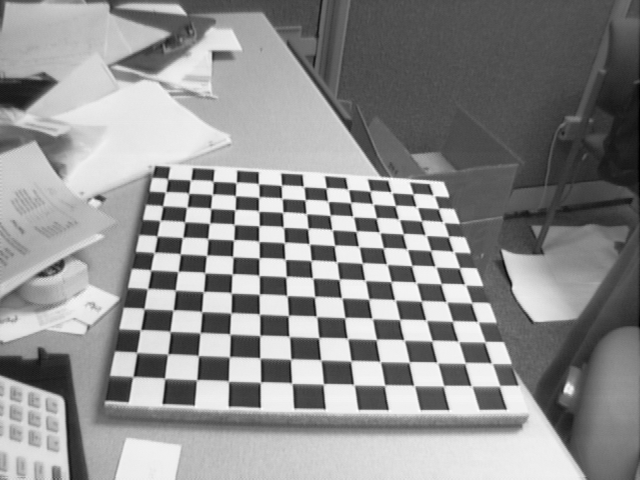
#> input picture assignment_05/2/Checkerboard Images/Image1.tif, 640 x 480 px
$ jupyter execute --allow-errors homography_estimation.ipynb
#> lines starting #> are read from the running program, lines starting #| are printed output that depends on the picture; after the words box and inside, x2 and y2 are one past the last pixel; in counts of white or black regions, pixels touching at a corner belong together
[cell 1]
import cv2
import os
import numpy as np
import matplotlib.pyplot as plt

[cell 2]
def get_corners_of_images_with_match(first_img, second_img, pattern_size_cartesian):
    # find the max pattern size for both images
    first_img_max_pattern, second_img_max_pattern = None, None
    first_img_corners, second_img_corners = None, None
    for pattern_size in pattern_size_cartesian:
        first_ret, first_corners = cv2.findChessboardCorners(first_img, pattern_size, None)
        second_ret, second_corners = cv2.findChessboardCorners(second_img, pattern_size, None)
        if first_ret:
            first_img_max_pattern = pattern_size
            first_img_corners = first_corners

        if second_ret:
            second_img_max_pattern = pattern_size
            second_img_corners = second_corners

        if first_ret and second_ret:
            break
    return first_img_max_pattern, first_img_corners, second_img_max_pattern, second_img_corners

def plot_found_corners(first_img, first_img_max_pattern, first_img_corners, second_img, second_img_max_pattern, second_img_corners):
    first_rgb = cv2.cvtColor(first_img, cv2.COLOR_GRAY2RGB)
    first_rgb = cv2.drawChessboardCorners(first_rgb, first_img_max_pattern, first_img_corners, True)
    plt.figure(figsize=(5, 5))
    plt.imshow(first_rgb)

    second_rgb = cv2.cvtColor(second_img, cv2.COLOR_GRAY2RGB)
    second_rgb = cv2.drawChessboardCorners(second_rgb, second_img_max_pattern, second_img_corners, True)
    plt.figure(figsize=(5, 5))
    plt.imshow(second_rgb)

def get_homography(first_corner_matrix, second_corner_matrix):
    first_corner_matrix_third = np.ones((first_corner_matrix.shape[0], 1))
    first_corner_matrix_third = np.concatenate([first_corner_matrix, first_corner_matrix_third], axis=1)
    resulting_point_matrix = np.zeros((first_corner_matrix_third.shape[0] * 2, 9))
    for idx, first_corner_elem in enumerate(first_corner_matrix_third):
        first_piece = np.kron(first_corner_elem, np.eye(2))
        second_piece = np.stack([first_corner_elem * second_corner_matrix[idx][0], first_corner_elem * second_corner_matrix[idx][1]])
        piece = np.concatenate([first_piece, second_piece], axis=1)
        resulting_point_matrix[(2 * idx):(2 * (idx + 1)), :] = piece
    eig_vals, eig_vec = np.linalg.eig(resulting_point_matrix.T @ resulting_point_matrix)
    min_idx = np.argmin(eig_vals)
    vectorized_estimation = eig_vec[:, min_idx]
    estimation = vectorized_estimation.reshape((3, 3))
    return estimation

[cell 3]
cartesian = []
for col in range(10, 15):
    for row in range(10, 15):
        cartesian.append((col, row))

[cell 4]
first_path = os.path.join('.', 'Checkerboard Images', 'Image1.tif')
second_path = os.path.join('.', 'Checkerboard Images', 'Image9.tif')
first_img_data = cv2.imread(first_path, cv2.IMREAD_GRAYSCALE)
#> first_img_data is the input picture: shape (480, 640); min 1, max 254, mean 142.9
second_img_data = cv2.imread(second_path, cv2.IMREAD_GRAYSCALE)
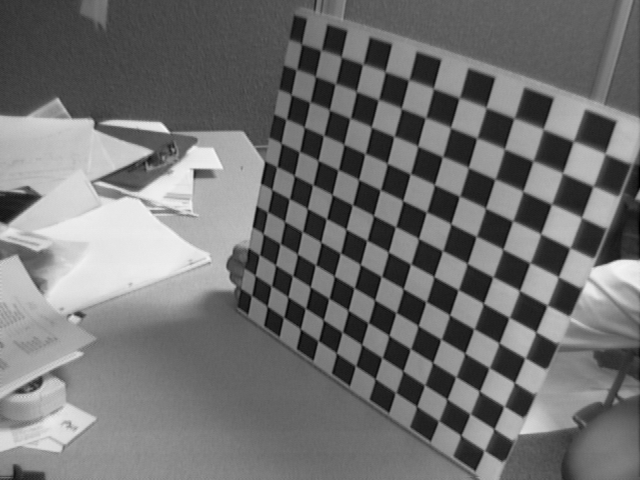
#> input picture assignment_05/2/Checkerboard Images/Image9.tif, 640 x 480 px
#> second_img_data is the input picture: shape (480, 640); min 1, max 248, mean 113.4
first_pattern, first_corner, second_pattern, second_corner = get_corners_of_images_with_match(first_img_data, second_img_data, cartesian)
#> the loop in get_corners_of_images_with_match, `for pattern_size in pattern_size_cartesian:` made 25 passes
#> (first_ret, second_ret) on passes 1 to 12: (False, False), (False, False), (True, False), (False, False), (False, False), (False, False), (False, False), (True, False), (False, False), (False, False), (True, False), (True, False)
#> first_pattern = (12, 12); first_corner = 144 rows, first 8: [167.6, 178.8], [190.9, 179.8], [213.4, 182], [236.1, 182.7], [258.3, 183.7], [281.2, 185.8], [303.1, 186.5], [326.2, 187.8]; second_pattern = (13, 12); second_corner = 156 rows, first 8: [300.9, 44.91], [320.5, 51.66], [340.9, 57.42], [363, 64], [384.8, 71.95], [408.4, 80.6], [433.1, 88.66], [459.5, 97.5]

[cell 5]
plot_found_corners(first_img_data, first_pattern, first_corner, second_img_data, second_pattern, second_corner)
#> in plot_found_corners, `first_rgb = cv2.drawChessboardCorners(first_rgb, first_img_max_pattern..`:
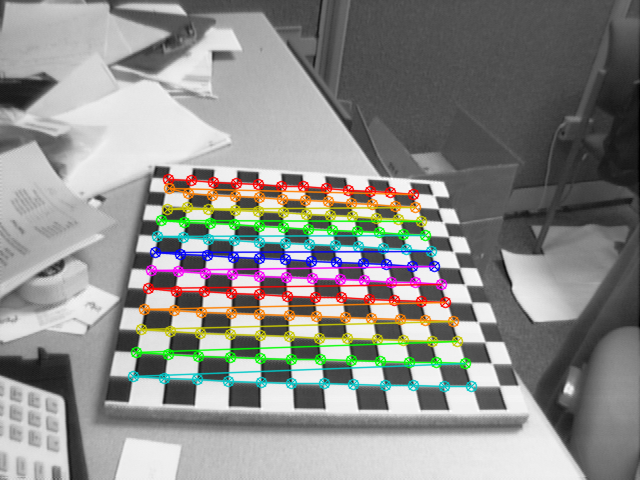
#> first_rgb: shape (480, 640, 3); 9.41% of pixels changed, all inside (x1, y1, x2, y2) = (127, 173, 478, 393)

[cell 6]
# based on the resulting plots there should be some corrections between corners for them to match
# remove unnecessary dimension
first_corner = first_corner.squeeze()
#> first_corner = 144 pairs, first value 133.2 to 470.6, second value 178.8 to 385.8
second_corner = second_corner.squeeze()
#> second_corner = 156 pairs, first value 255 to 604.7, second value 44.91 to 450.7

# split them into groups
first_corner_list = np.split(first_corner, list(first_pattern)[1])
#> first_corner_list = 12 point arrays, longest 12 points
second_corner_list = np.split(second_corner, list(second_pattern)[1])
#> second_corner_list = 12 point arrays, longest 13 points

[cell 7]
second_corner_list = [x[1:-1] for x in second_corner_list]
#> second_corner_list = 12 point arrays, longest 11 points
second_corner_list_rearranged = []
for reverse_idx in range((second_pattern[0] - 2) - 1, -1, -1):
    rearranged_column = np.stack([x[reverse_idx] for x in second_corner_list])
    second_corner_list_rearranged.append(rearranged_column)
#> after the loop, second_corner_list_rearranged = 11 point arrays, longest 12 points
second_corner = np.concatenate(second_corner_list_rearranged)
#> second_corner = 132 pairs, first value 266.8 to 572.9, second value 51.66 to 435.3
second_pattern = (second_pattern[1], second_pattern[0] - 2)
#> second_pattern = (12, 11)

[cell 8]
plot_found_corners(first_img_data, first_pattern, first_corner[:, np.newaxis, :], second_img_data, second_pattern, second_corner[:, np.newaxis, :])
#> call 2 of plot_found_corners, with first_img_max_pattern = (12, 12), first_img_corners = array of shape (144, 1, 2), second_img_max_pattern = (12, 11), second_img_corners = array of shape (132, 1, 2)
#> in plot_found_corners (call 2), `second_rgb = cv2.drawChessboardCorners(second_rgb, second_img_max_patt..`:
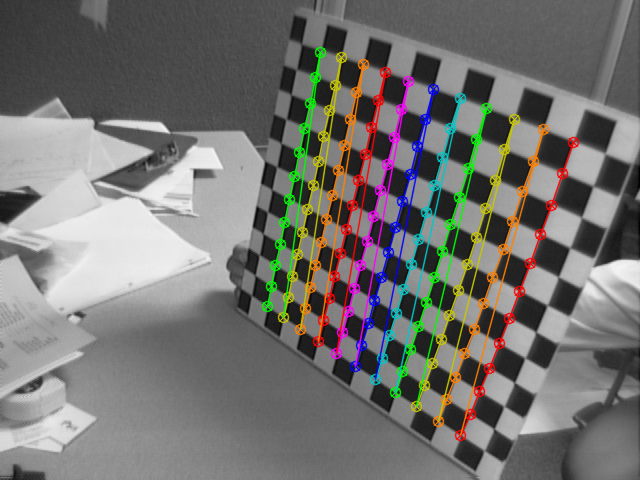
#> second_rgb: shape (480, 640, 3); mean B, G, R 112.3, 115.2, 116.3

#> (a cell that did not finish here is left out)

#> in get_homography, `first_corner_matrix_third = np.concatenate([first_corner_matrix, first..`: first_corner_matrix_third = 144 rows, first 8: [167.6, 178.8, 1], [190.9, 179.8, 1], [213.4, 182, 1], [236.1, 182.7, 1], [258.3, 183.7, 1], [281.2, 185.8, 1], [303.1, 186.5, 1], [326.2, 187.8, 1]
#> the loop in get_homography, `for idx, first_corner_elem in enumerate(first_corner_matrix_third):` made 133 passes
#> (first_corner_elem, first_piece, second_piece) on passes 1 to 5: ([167.6, 178.8, 1], [[167.6, 0, 178.8, 0, 1, 0], [0, 167.6, 0, 178.8, 0, 1]], [[96044.4, 102447.8, 572.9], [23785.9, 25371.7, 141.9]]), ([190.9, 179.8, 1], [[190.9, 0, 179.8, 0, 1, 0], [0, 190.9, 0, 179.8, 0, 1]], [[107322.9, 101087, 562.2], [32998.3, 31081, 172.9]]), ([213.4, 182, 1], [[213.4, 0, 182, 0, 1, 0], [0, 213.4, 0, 182, 0, 1]], [[117624.6, 100328.1, 551.1], [43665.2, 37244.3, 204.6]]), ([236.1, 182.7, 1], [[236.1, 0, 182.7, 0, 1, 0], [0, 236.1, 0, 182.7, 0, 1]], [[127612.3, 98734.9, 540.4], [55226.5, 42729.3, 233.9]]), ([258.3, 183.7, 1], [[258.3, 0, 183.7, 0, 1, 0], [0, 258.3, 0, 183.7, 0, 1]], [[136804.9, 97264.9, 529.5], [67906.4, 48279.8, 262.9]])
